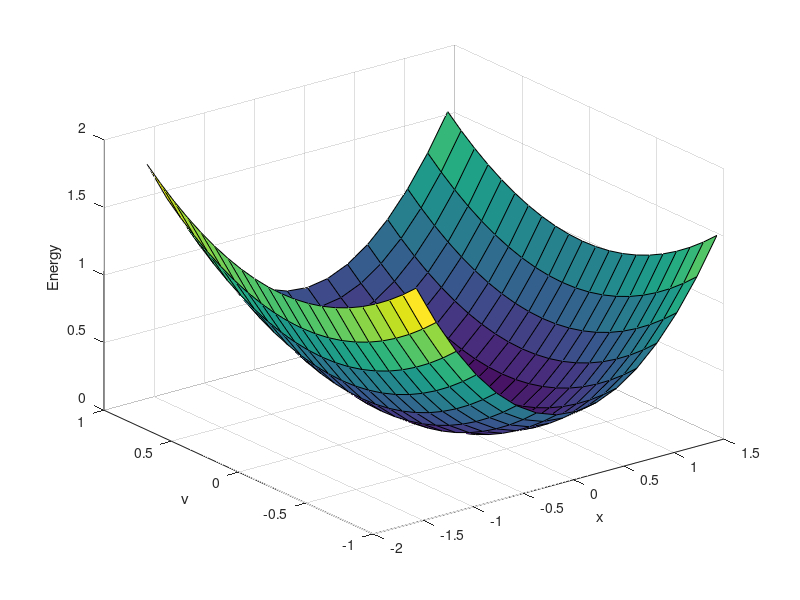
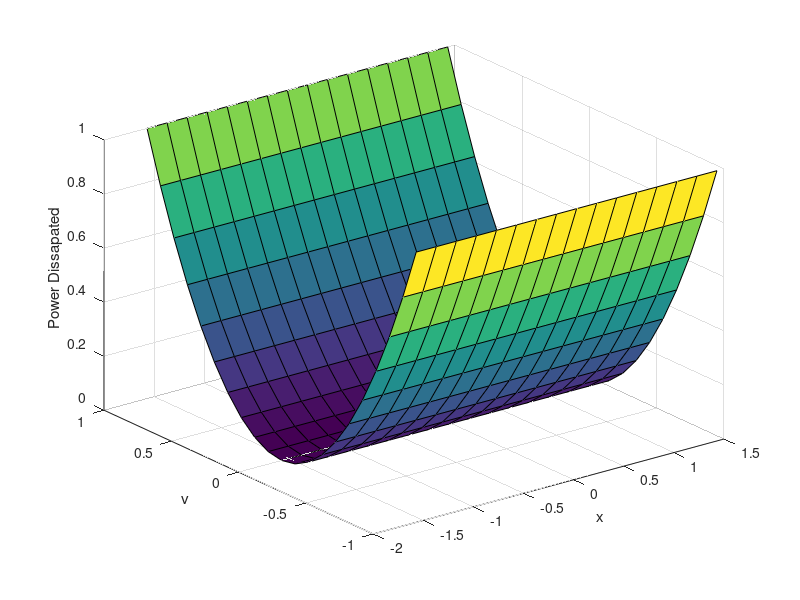

Source code (MATLAB) for these figures, in order:
clear; close all; clc;

k = 1;
b = 1.5; %damping
m = 1; %kg
Cd = 1;

xDot = @(x, v) v;
vDot = @(x, v) -Cd/m*v.^2 - k/m*x;
energy = @(x, v) m/2*v.^2 + k/2*x.^2;
energyDot = @(x, v) -Cd*v.^2;

[xi, vi] = meshgrid(-pi/2:.2:pi/2, -1:.1:1);

u = xDot(xi, vi); v = vDot(xi, vi);
L = sqrt(u.^2 + v.^2);

figure(1);
quiver(xi, vi, u./L, v./L, 0.5)
hold on
xii = pi/2; vii = -0.5;
t = 0:0.000000001:0.00000008;
for i = 1:length(t)-1
    xii(i+1) = xii(i) + xDot(xii(i), vii(i));
    vii(i+1) = vii(i) + vDot(xii(i), vii(i));
end
plot(xii, vii, '.-k')

hold off


figure(2)
E = energy(xi, vi);
surf(xi, vi, E)
hold on
%plot3(xii, vii, energy(xii, vii), '-k');
hold off;
xlabel('x');
ylabel('v');
zlabel('Energy');

figure(3)
Pout = -energyDot(xi, vi);
surf(xi, vi, Pout)
xlabel('x');
ylabel('v');
zlabel('Power Dissapated');